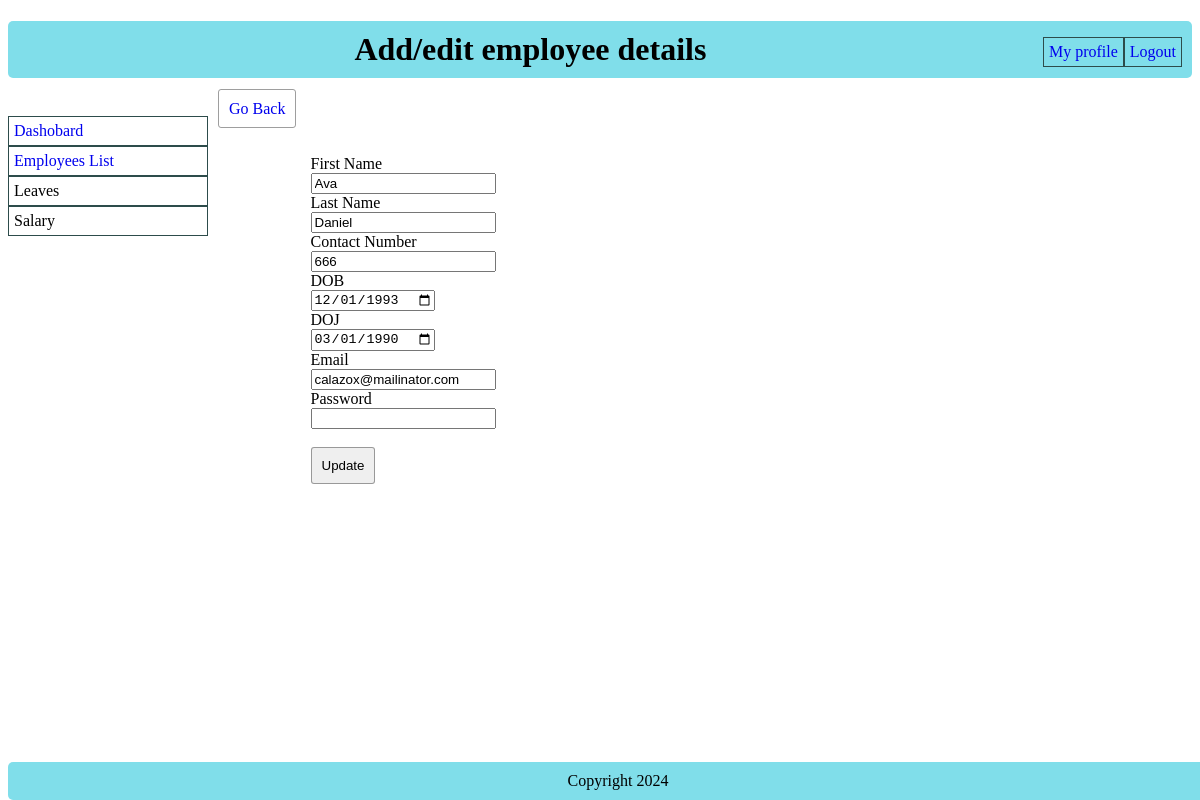
The page /employees/add-edit.php?id=7 (signed in) on the database its author committed.
### tables this page shows
CREATE TABLE `users` (
  `id` int(11) NOT NULL,
  `first_name` varchar(100) DEFAULT NULL,
  `last_name` varchar(100) DEFAULT NULL,
  `contact_number` varchar(10) DEFAULT NULL,
  `dob` date DEFAULT NULL,
  `doj` date DEFAULT NULL,
  `email_id` varchar(50) DEFAULT NULL,
  `password` varchar(255) NOT NULL,
  `created_datetime` datetime DEFAULT NULL,
  `created_by` int(11) DEFAULT NULL,
  `updated_datetime` datetime DEFAULT NULL,
  `updated_by` int(11) NOT NULL,
  `status` enum('Active','Inactive') NOT NULL DEFAULT 'Active'
);

### employees/form.php (the view)
<?php
	$user = NULL;
	$button = '<input type="submit" class="btn" name="save_details" value="Submit">';
	if (isset($_GET['id'])) {
		$statement = "SELECT * from users where id=".$_GET['id'];
			$run_query = mysqli_query($db_connect,$statement);
			if ($run_query) {
				$user = mysqli_fetch_object($run_query);
			}
		$button = '<input type="submit" class="btn" name="update_details" value="Update">';
	}
	 ?>
<div class= "form-container">
<form action="" method="post">
	<div>
		<label>First Name</label>
	</div>
	<div>
		<input type="text" name="first_name" value="<?php echo $user->first_name ?>" required>
	</div>
	<div>
		<label>Last Name</label>
	</div>
	<div>
		<input type="text" name="last_name" value="<?php echo $user->last_name ?>" required>
	</div>
	<div>
		<label>Contact Number</label>
	</div>
	<div>
		<input type="text" name="contact_number" value="<?php echo $user->contact_number ?>" required>
	</div>
	<div>
		<label>DOB</label>
	</div>
	<div>
		<input type="date" name="dob" value="<?php echo $user->dob ?>" required>
	</div>
	<div>
		<label>DOJ</label>
	</div>
	<div>
		<input type="date" name="doj" value="<?php echo $user->doj ?>" required>
	</div>
	<div>
		<label>Email</label>
	</div>
	<div>
		<input type="email" name="email" value="<?php echo $user->email_id ?>" required>
	</div>
		<div>
		<label>Password</label>
	</div>
	<div>
		<input type="text" name="password" <?php echo (isset($_GET['id']))?'':'required' ?>>
	</div>
	<br>
	<div>
		<?php echo "$button"; ?>
	</div>
</form>
</div>

### includes/css/style.css (style rules this page uses)
.btn { border: 1px solid #777777b5; padding: 10px; border-radius: 3px; }
.form-container { width: 100%; margin: 20% 50%; }

### rows shown on the page
users: first_name "Ava", last_name "Daniel", contact_number "666", dob "12/01/1993", doj "03/01/1990", email "calazox@mailinator.com"
